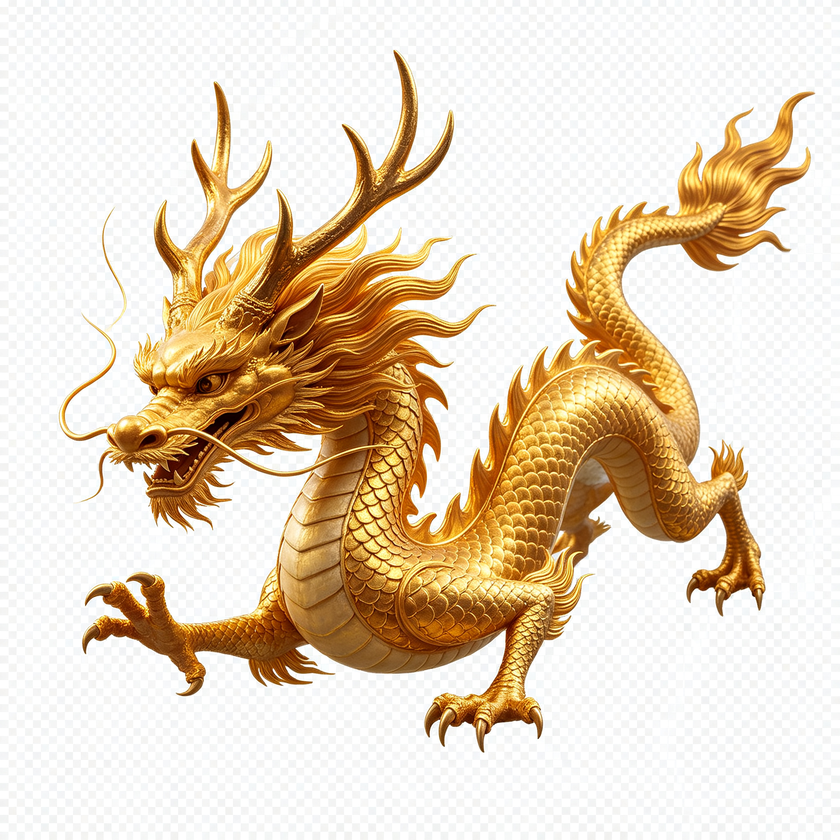
#> input picture .tmp_fish_gen/boss-golden-dragon.png, 840 x 840 px, shrunk from 2048 x 2048 before the run, found by its file name
$ python fix_boss2.py
#> lines starting #> are read from the running program, lines starting #| are printed output that depends on the picture; after the words box and inside, x2 and y2 are one past the last pixel; in counts of white or black regions, pixels touching at a corner belong together
"""
Final BOSS fix: remove bottom water reflections.
In the bottom portion, only keep clearly golden dragon pixels.
"""
import os
from PIL import Image, ImageFilter
import numpy as np

SRC = r"D:\sofa\aiproject\Fishing-Expert-doubao\.tmp_fish_gen"
DST = r"D:\sofa\aiproject\Fishing-Expert-doubao\frontend\assets\fish"
BOSS = "boss-golden-dragon.png"

src = os.path.join(SRC, BOSS)
dst = os.path.join(DST, BOSS)

# Re-process from original source
img = Image.open(src).convert("RGBA")
arr = np.array(img).astype(np.float32)
r, g, b = arr[:,:,0], arr[:,:,1], arr[:,:,2]
h, w = r.shape

warmth = r - b
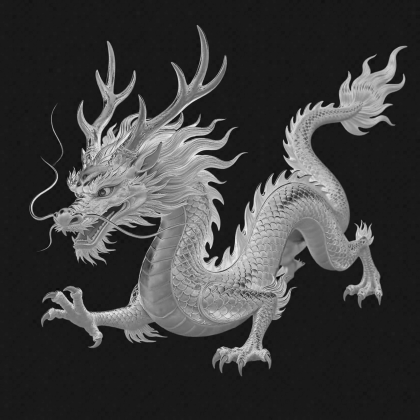
#> warmth: shape (840, 840) float32 (shown at 1/2 size); min -27, max 245, mean 37.8; drawn with min black and max white
brightness = (r + g + b) / 3.0
max_ch = np.maximum(np.maximum(r, g), b)
min_ch = np.minimum(np.minimum(r, g), b)
sat = max_ch - min_ch
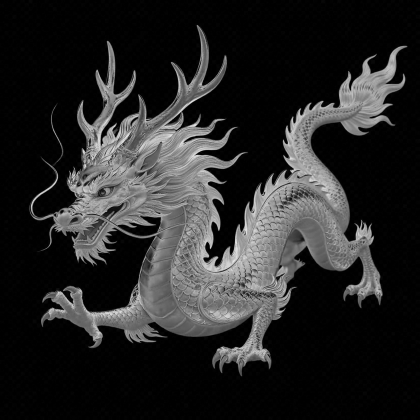
#> sat: shape (840, 840) float32 (shown at 1/2 size); min 0, max 245, mean 38.8

# Base dragon mask: warm golden
dragon = (warmth > 15) & (brightness > 70)
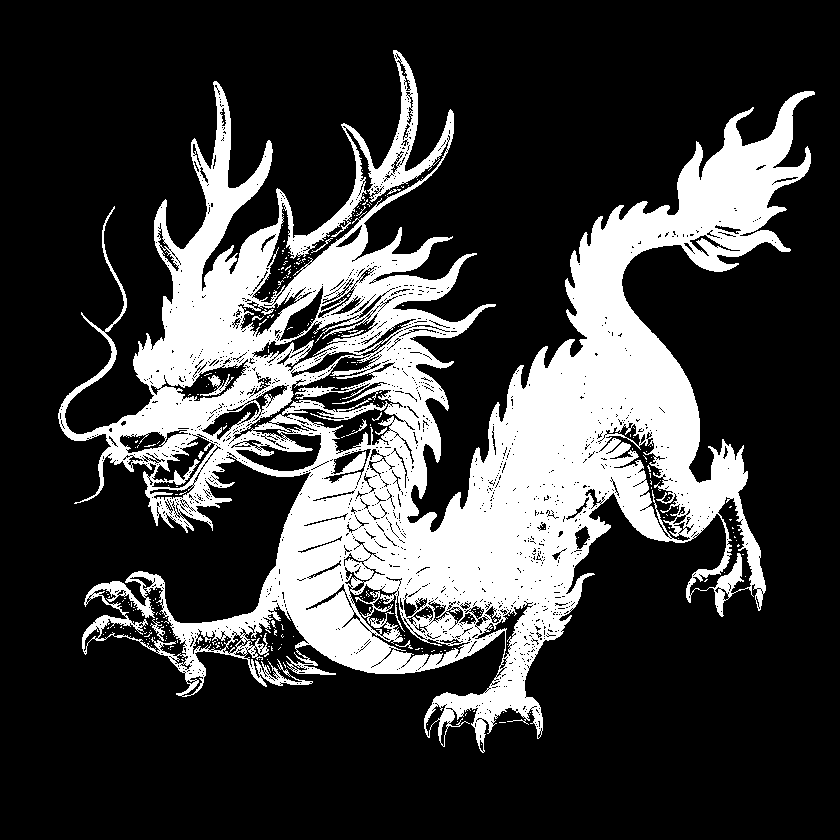
#> dragon: shape (840, 840) bool; 24.3% white; 290 white regions (276 under 20 px), largest, box (x1, y1, x2, y2) and area: (58, 50, 815, 753) 170075, (200, 374, 234, 396) 208, (150, 619, 165, 641) 99

# White background
white_bg = (brightness > 200) & (warmth < 25)
#> white_bg: shape (840, 840) bool; 70.4% white; 2 black regions, box (x1, y1, x2, y2) and area: (59, 50, 815, 753) 208378, (102, 207, 127, 332) 335

# Water (blue/dark)
water = (warmth <= 15) | (brightness < 50)
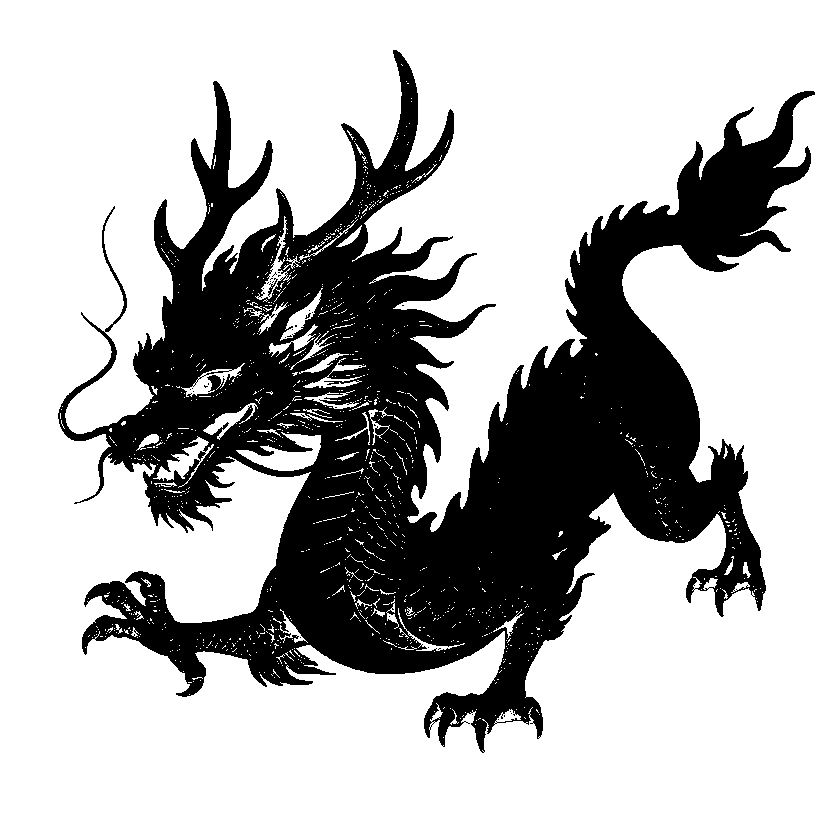
#> water: shape (840, 840) bool; 71.8% white; 41 black regions (39 under 20 px), largest, box (x1, y1, x2, y2) and area: (58, 50, 815, 753) 198929, (268, 278, 278, 297) 46

# In bottom 30%: require much stronger warmth to keep (remove reflections)
bottom_start = int(h * 0.70)
bottom_region = np.zeros_like(r, dtype=bool)
bottom_region[bottom_start:, :] = True
# Bottom reflections: warm but muted/blurry -> require higher threshold
bottom_reflections = bottom_region & (warmth > 15) & (warmth < 50) & (brightness < 180)
#> bottom_reflections: shape (840, 840) bool; 0.04% white in thin lines or dots, all inside (x1, y1, x2, y2) = (82, 588, 766, 753)

# Build alpha
alpha = np.full_like(r, 255.0)
alpha[white_bg] = 0
alpha[water & ~dragon] = 0
alpha[bottom_reflections] = 0

# Edge feather
edge = (warmth > 8) & (warmth <= 15) & (brightness > 50)
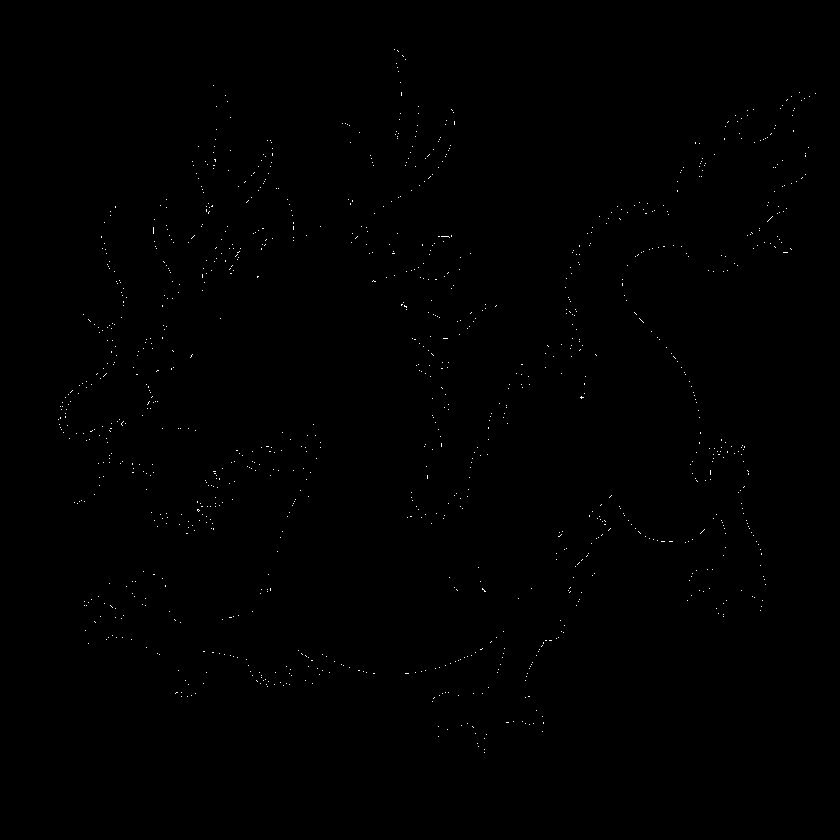
#> edge: shape (840, 840) bool; 0.2% white in thin lines or dots, all inside (x1, y1, x2, y2) = (58, 49, 816, 753)
alpha[edge] = np.clip((warmth[edge] - 8) / 7.0, 0, 1) * 255.0

arr[:, :, 3] = alpha
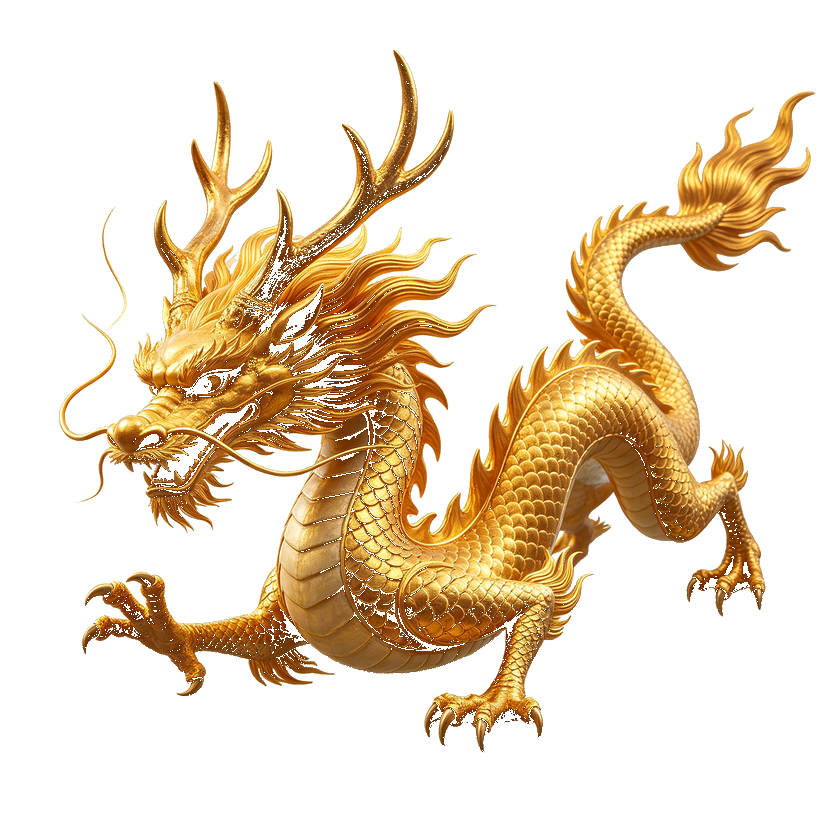
#> arr: shape (840, 840, 4) float32; mean R, G, B, A 230.1, 213.9, 192.6, 71.8; transparent parts drawn white
result = Image.fromarray(arr.astype(np.uint8), mode="RGBA")

# Feather alpha
r2, g2, b2, a2 = result.split()
a2 = a2.filter(ImageFilter.GaussianBlur(radius=1.0))
result = Image.merge("RGBA", (r2, g2, b2, a2))

# Re-threshold
arr2 = np.array(result)
arr2[:,:,3][arr2[:,:,3] < 35] = 0
#> arr2: shape (840, 840, 4); mean R, G, B, A 230, 213.6, 192.3, 71.2

# Force corners
result = Image.fromarray(arr2, mode="RGBA").copy()
px = result.load()
for x in range(20):
    for y in range(20):
        px[x, y] = (px[x, y][0], px[x, y][1], px[x, y][2], 0)
        px[w-1-x, y] = (px[w-1-x, y][0], px[w-1-x, y][1], px[w-1-x, y][2], 0)
        px[x, h-1-y] = (px[x, h-1-y][0], px[x, h-1-y][1], px[x, h-1-y][2], 0)
        px[w-1-x, h-1-y] = (px[w-1-x, h-1-y][0], px[w-1-x, h-1-y][1], px[w-1-x, h-1-y][2], 0)

result.save(dst, "PNG")
corners = (px[0,0][3], px[w-1,0][3], px[0,h-1][3], px[w-1,h-1][3])
#> corners = (0, 0, 0, 0)
non_transparent = np.sum(arr2[:,:,3] > 0)
#> non_transparent = 217584
print(f"BOSS: size={result.size}, mode={result.mode}, corners={corners}")
#| BOSS: size=(840, 840), mode=RGBA, corners=(0, 0, 0, 0)
print(f"Non-transparent: {non_transparent}/{h*w} ({100*non_transparent/(h*w):.1f}%)")
#| Non-transparent: 217584/705600 (30.8%)

$ run again, with .tmp_fish_gen/angelfish.png copied over .tmp_fish_gen/boss-golden-dragon.png
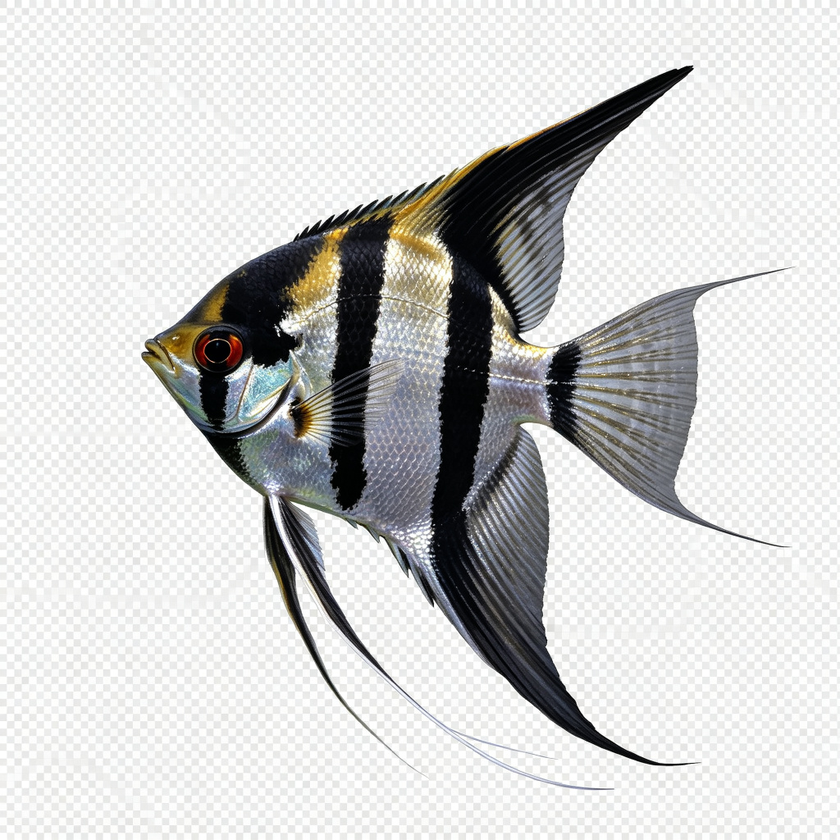
#> input picture .tmp_fish_gen/angelfish.png, 840 x 840 px, shrunk from 1024 x 1024 before the run, found by its file name
#> `dragon = (warmth > 15) & (brightness > 70)`:
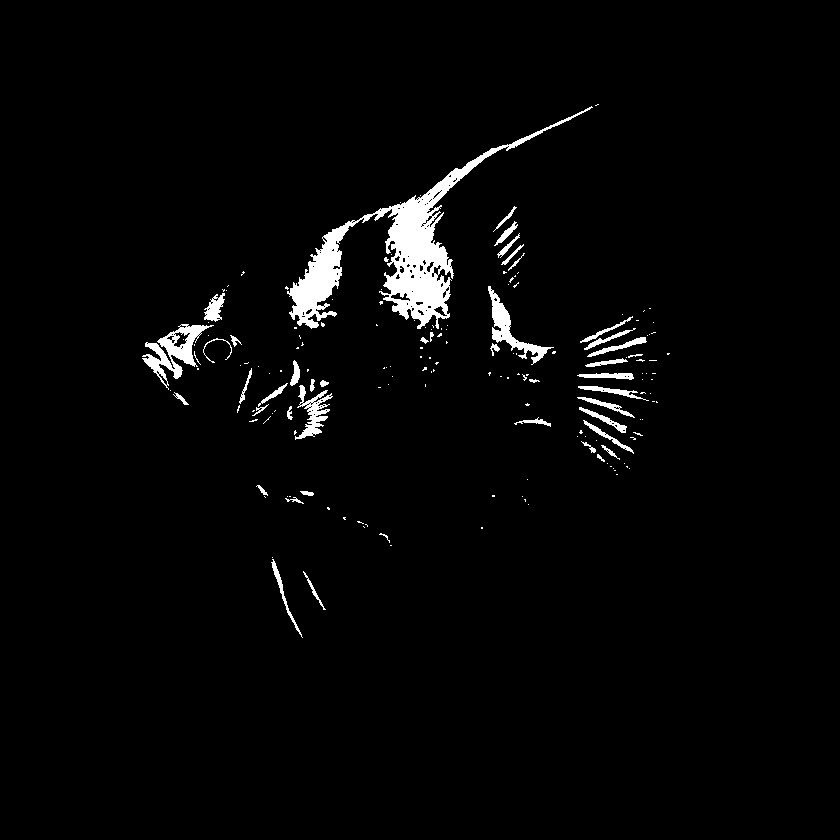
#> dragon: shape (840, 840) bool; 2.6% white; 175 white regions (131 under 20 px), largest, box (x1, y1, x2, y2) and area: (287, 106, 593, 329) 9909, (142, 324, 214, 390) 1555, (488, 286, 554, 365) 1112
#> white_bg: shape (840, 840) bool; 77% white; 56 black regions (50 under 20 px), largest, box (x1, y1, x2, y2) and area: (141, 65, 792, 770) 161711, (450, 734, 614, 790) 299, (373, 668, 406, 699) 39, (491, 757, 517, 770) 26, (427, 716, 449, 734) 24, (461, 738, 480, 751) 21
#> water: shape (840, 840) bool; 97.2% white; 167 black regions (124 under 20 px), largest, box (x1, y1, x2, y2) and area: (286, 106, 593, 329) 10321, (142, 285, 229, 391) 2547, (488, 286, 554, 365) 1123
#> bottom_reflections: shape (840, 840) bool; 0.03% white in thin lines or dots, all inside (x1, y1, x2, y2) = (280, 588, 326, 638)
#> edge: shape (840, 840) bool; 0.87% white in thin lines or dots, all inside (x1, y1, x2, y2) = (142, 102, 672, 757)
#> `arr[:, :, 3] = alpha`:
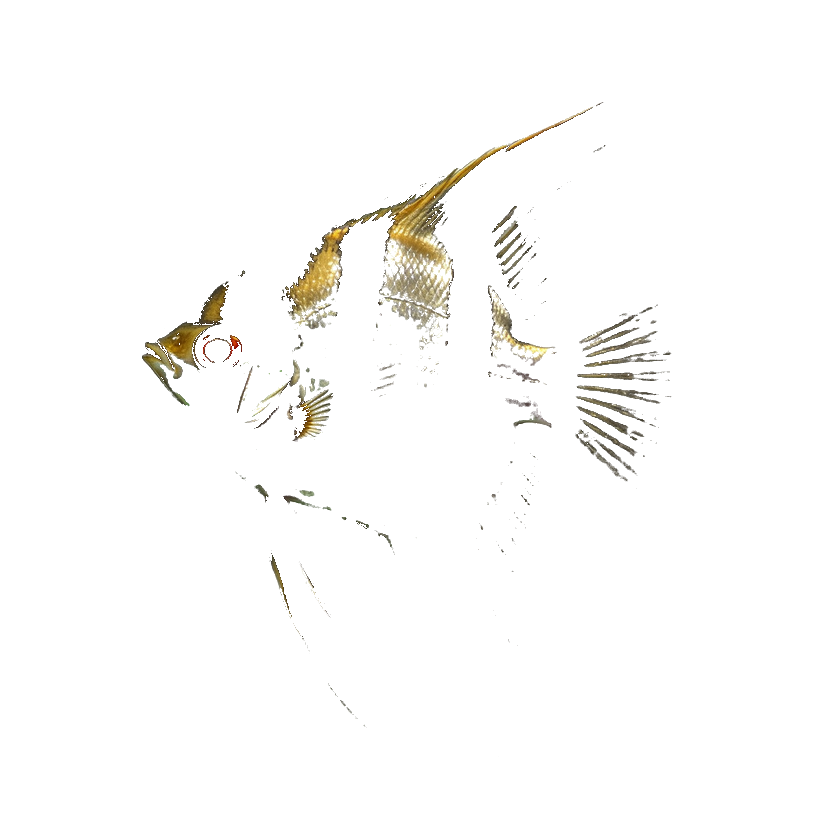
#> arr: shape (840, 840, 4) float32; mean R, G, B, A 206.7, 206.9, 206, 8; transparent parts drawn white
#> arr2: shape (840, 840, 4); mean R, G, B, A 206.5, 206.7, 205.9, 7.7
#> corners = (0, 0, 0, 0)
#> non_transparent = 31759
#| BOSS: size=(840, 840), mode=RGBA, corners=(0, 0, 0, 0)
#| Non-transparent: 31759/705600 (4.5%)

$ run again, with .tmp_fish_gen/anglerfish.png copied over .tmp_fish_gen/boss-golden-dragon.png
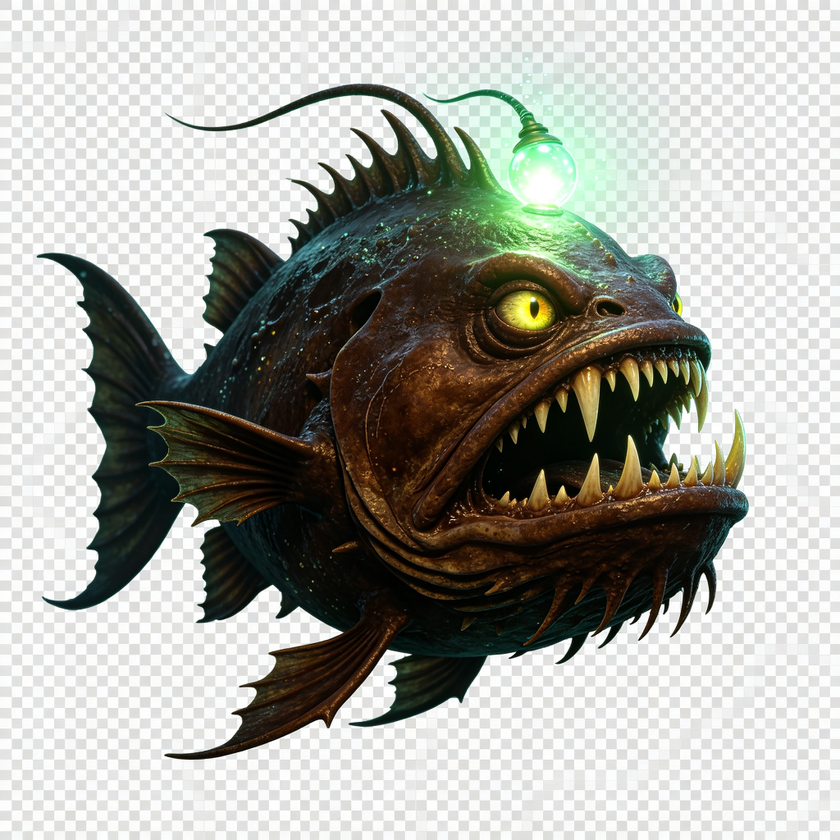
#> input picture .tmp_fish_gen/anglerfish.png, 840 x 840 px, shrunk from 1024 x 1024 before the run, found by its file name
#> `dragon = (warmth > 15) & (brightness > 70)`:
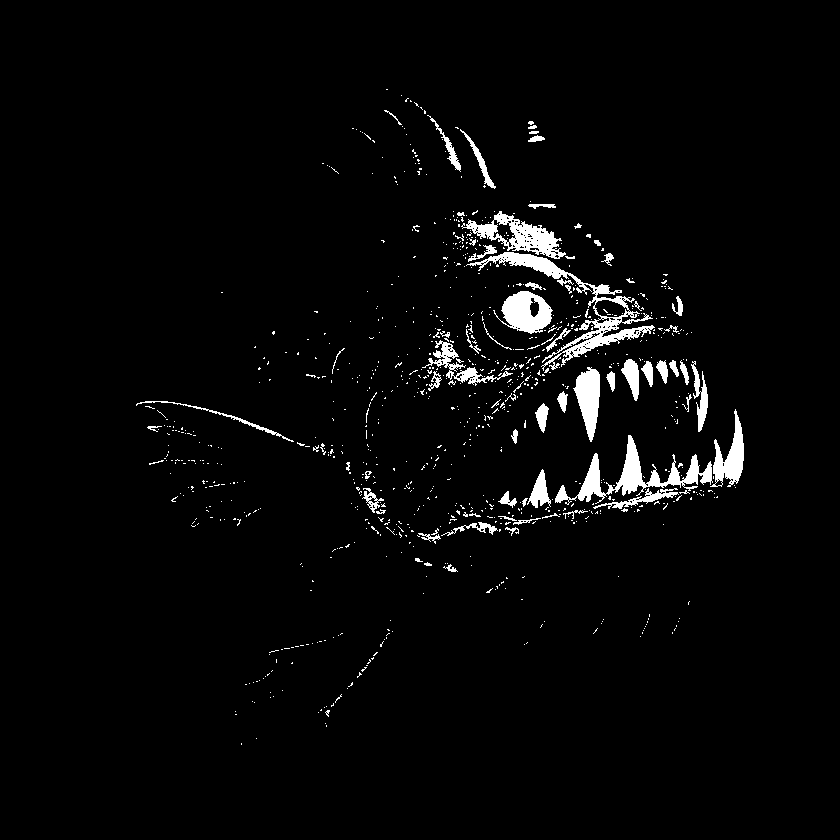
#> dragon: shape (840, 840) bool; 3% white; 900 white regions (826 under 20 px), largest, box (x1, y1, x2, y2) and area: (466, 252, 655, 371) 3098, (555, 435, 713, 505) 2634, (461, 211, 566, 259) 1771
#> white_bg: shape (840, 840) bool; 63% white; 18 black regions (15 under 20 px), largest, box (x1, y1, x2, y2) and area: (36, 83, 749, 760) 259273, (423, 89, 563, 181) 1880, (555, 146, 575, 170) 54
#> water: shape (840, 840) bool; 94.9% white; 1046 black regions (940 under 20 px), largest, box (x1, y1, x2, y2) and area: (410, 409, 744, 545) 7601, (424, 252, 692, 441) 6644, (415, 324, 540, 404) 2918
#> bottom_reflections: shape (840, 840) bool; 1.4% white; 47 white regions (30 under 20 px), largest, box (x1, y1, x2, y2) and area: (203, 606, 407, 756) 7388, (592, 588, 628, 636) 467, (523, 588, 569, 646) 347
#> edge: shape (840, 840) bool; 0.72% white in thin lines or dots, all inside (x1, y1, x2, y2) = (92, 85, 744, 758)
#> `arr[:, :, 3] = alpha`:
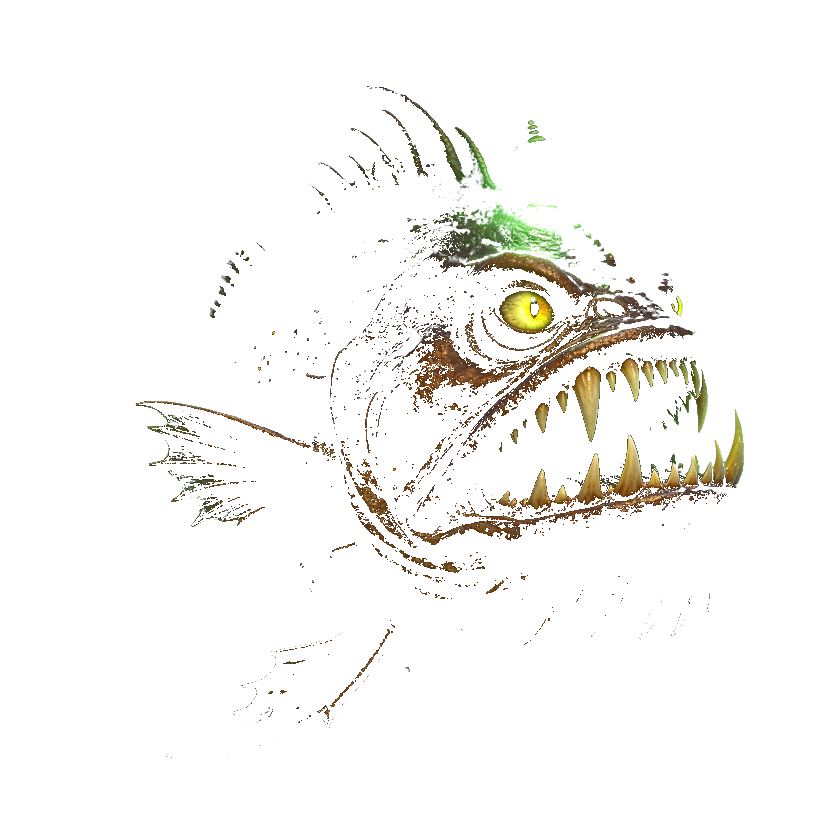
#> arr: shape (840, 840, 4) float32; mean R, G, B, A 166, 166.7, 160, 13.7; transparent parts drawn white
#> arr2: shape (840, 840, 4); mean R, G, B, A 166, 166.6, 160, 13.1
#> corners = (0, 0, 0, 0)
#> non_transparent = 58576
#| BOSS: size=(840, 840), mode=RGBA, corners=(0, 0, 0, 0)
#| Non-transparent: 58576/705600 (8.3%)
